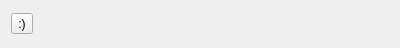
<?xml version="1.0" encoding="UTF-8"?>
<ui version="4.0">
 <class>StampToolbarUI</class>
 <widget class="QWidget" name="StampToolbarUI">
  <property name="geometry">
   <rect>
    <x>0</x>
    <y>0</y>
    <width>400</width>
    <height>48</height>
   </rect>
  </property>
  <property name="windowTitle">
   <string/>
  </property>
  <layout class="QHBoxLayout" name="horizontalLayout">
   <item>
    <widget class="QToolButton" name="toolButton">
     <property name="text">
      <string>:)</string>
     </property>
    </widget>
   </item>
   <item>
    <spacer name="horizontalSpacer">
     <property name="orientation">
      <enum>Qt::Horizontal</enum>
     </property>
     <property name="sizeHint" stdset="0">
      <size>
       <width>40</width>
       <height>20</height>
      </size>
     </property>
    </spacer>
   </item>
  </layout>
 </widget>
 <resources/>
 <connections/>
</ui>
